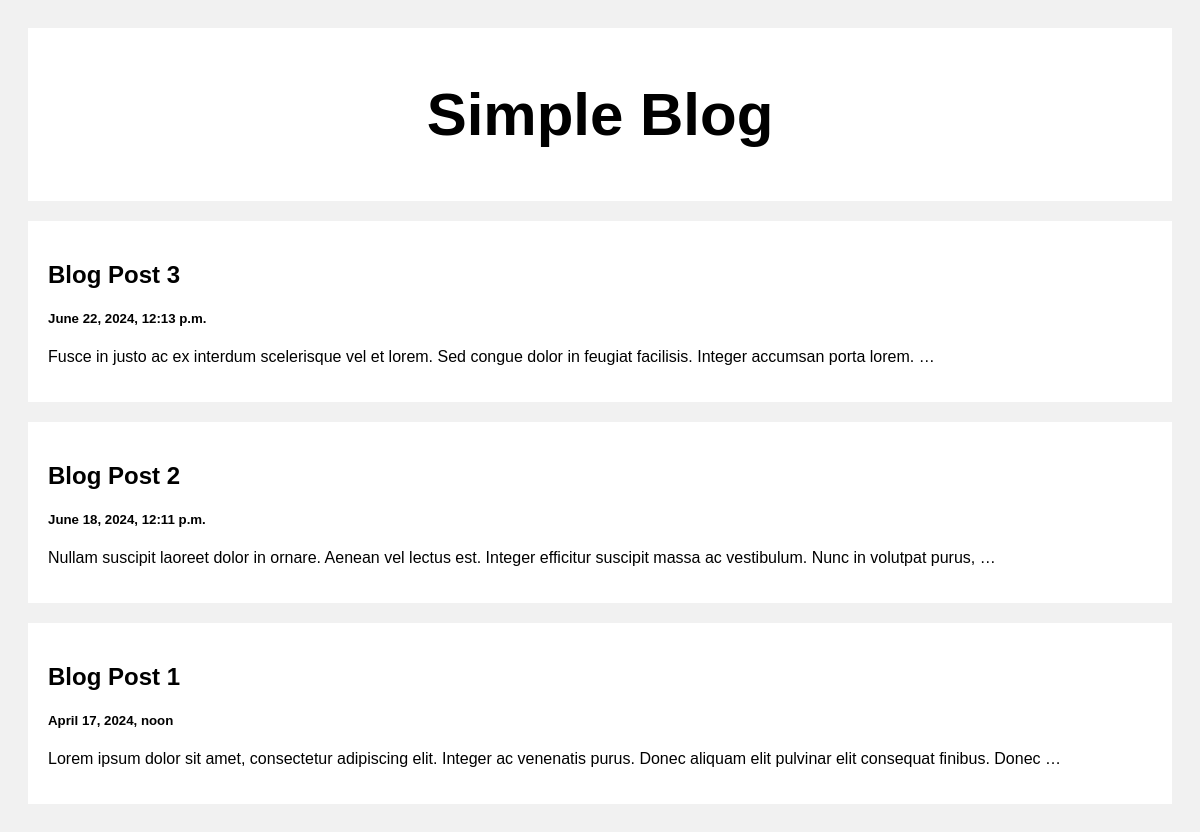
The page / on the database its author committed.
### posts/views.py (the view)
def index(request):
    posts = Post.objects.all()
    return render(request, 'index.html', {'posts':posts})

### templates/index.html (shortened to what this page needs)
<!DOCTYPE html>
<html>
  <head>
  </head>
  <body>
    <div class="header">
      <h2>Simple Blog</h2>
    </div>
    <div class="row">
      <div class="leftcolumn">
        {% for post in posts reversed %}
        <div class="card">
          <a
            style="text-decoration: none; color: black"
            href="/post/{{post.id}}"
          >
            <h2>{{post.title}}</h2>
            <h5>{{post.created_at}}</h5>
            <p>{{post.body|truncatewords:20}}</p>
          </a>
        </div>
        {% endfor %}
      </div>
    </div>
  </body>
</html>

### templates/index.html (style rules this page uses)
* { box-sizing: border-box; }
body { font-family: Arial; padding: 20px; background: #f1f1f1; }
.header { padding: 2px; font-size: 40px; text-align: center; background: white; }
.leftcolumn { float: left; width: 100%; }
.card { background-color: white; padding: 20px; margin-top: 20px; }
.row:after { content: ""; display: table; clear: both; }

### rows shown on the page
Post: title "Blog Post 3", created_at "June 22, 2024, 12:13 p.m.", body "Fusce in justo ac ex interdum scelerisque vel et lorem. Sed congue dolor in feugiat facilisis. Integer accumsan porta lorem. …"
Post: title "Blog Post 2", created_at "June 18, 2024, 12:11 p.m.", body "Nullam suscipit laoreet dolor in ornare. Aenean vel lectus est. Integer efficitur suscipit massa ac vestibulum. Nunc in volutpat purus, …"
Post: title "Blog Post 1", created_at "April 17, 2024, noon", body "Lorem ipsum dolor sit amet, consectetur adipiscing elit. Integer ac venenatis purus. Donec aliquam elit pulvinar elit consequat finibus. Donec …"
